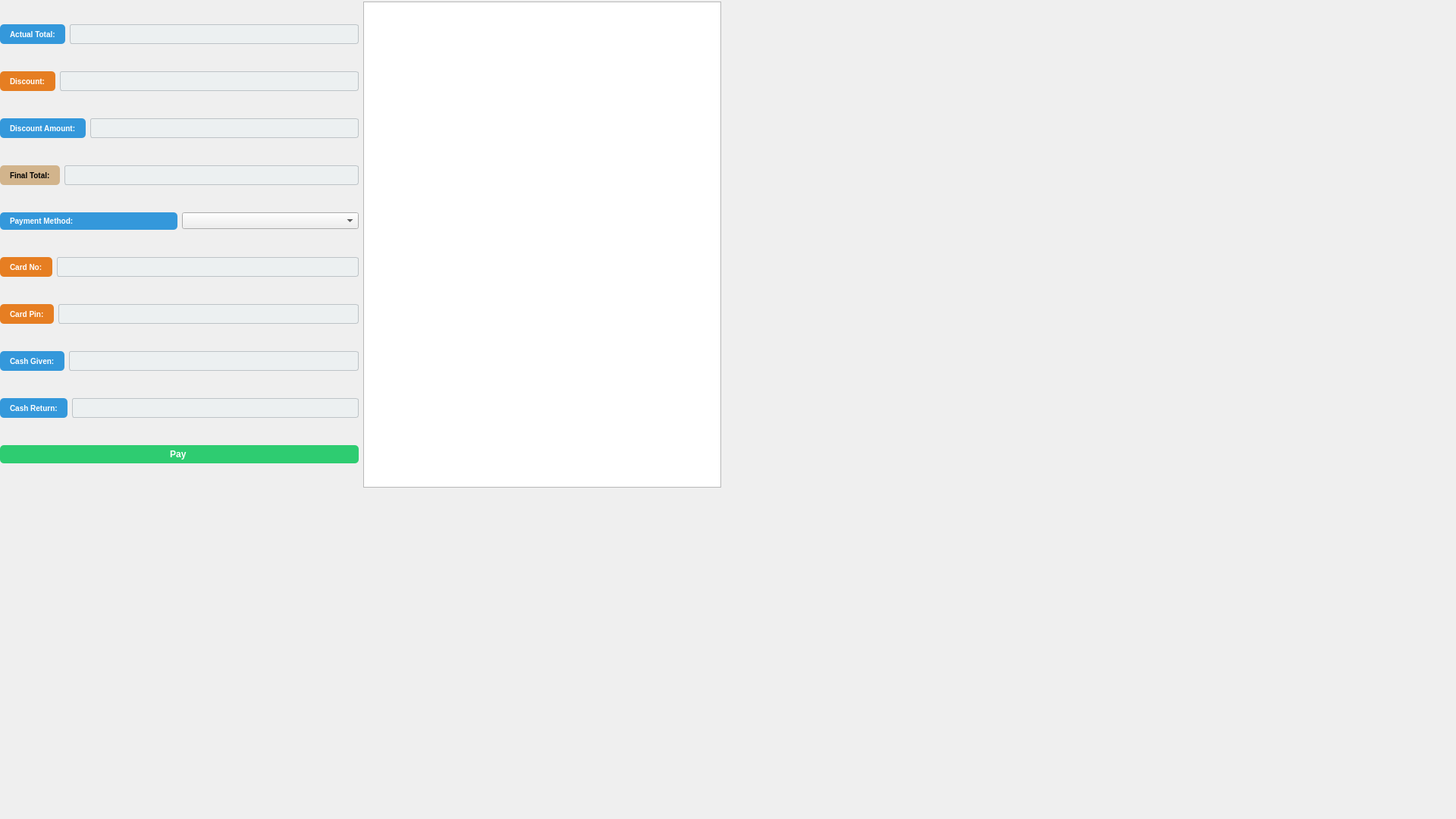
<?xml version="1.0" encoding="UTF-8"?>
<ui version="4.0">
 <class>payment</class>
 <widget class="QWidget" name="payment">
  <property name="geometry">
   <rect>
    <x>0</x>
    <y>0</y>
    <width>1920</width>
    <height>1080</height>
   </rect>
  </property>
  <property name="sizePolicy">
   <sizepolicy hsizetype="Expanding" vsizetype="Expanding">
    <horstretch>0</horstretch>
    <verstretch>0</verstretch>
   </sizepolicy>
  </property>
  <property name="minimumSize">
   <size>
    <width>300</width>
    <height>300</height>
   </size>
  </property>
  <property name="maximumSize">
   <size>
    <width>1920</width>
    <height>1080</height>
   </size>
  </property>
  <property name="windowTitle">
   <string>Dialog</string>
  </property>
  <property name="styleSheet">
   <string notr="true">background: qlineargradient(spread:pad, x1:0, y1:0, x2:1, y2:1,
                            stop:0 #e3f2fd, stop:1 #bbdefb);
</string>
  </property>
  <widget class="QWidget" name="layoutWidget">
   <property name="geometry">
    <rect>
     <x>0</x>
     <y>2</y>
     <width>951</width>
     <height>641</height>
    </rect>
   </property>
   <layout class="QHBoxLayout" name="horizontalLayout_11">
    <item>
     <layout class="QVBoxLayout" name="verticalLayout">
      <item>
       <layout class="QHBoxLayout" name="horizontalLayout_6">
        <item>
         <widget class="QLabel" name="label_5">
          <property name="styleSheet">
           <string notr="true">
QLabel {
background-color: #3498DB;  /* Medium gray */
color: white;

    border-radius: 5px;
    padding: 5px 10px;
font-size: 10px;
    font-weight: bold;
}
</string>
          </property>
          <property name="text">
           <string>Actual Total:</string>
          </property>
         </widget>
        </item>
        <item>
         <widget class="QLineEdit" name="lineEdit_actualTotal">
          <property name="styleSheet">
           <string notr="true">QLineEdit {
    background-color: #ECF0F1;
    color: #2C3E50;
    border: 1px solid #BDC3C7;
    border-radius: 3px;
    padding: 2px 4px;
    font-size: 12px;
    min-height: 20px; /* reduce height */
}

QLineEdit:focus {
    border: 1px solid #3498DB;
    background-color: #FFFFFF;
}

QLineEdit::placeholder {
    color: #95A5A6;
    font-style: italic;
}
</string>
          </property>
         </widget>
        </item>
       </layout>
      </item>
      <item>
       <layout class="QHBoxLayout" name="horizontalLayout_4">
        <item>
         <widget class="QLabel" name="label_6">
          <property name="styleSheet">
           <string notr="true">QLabel {
background-color: #E67E22;  /* Medium gray */
color: white;
 font-weight: bold;
font-size: 10px;
    border-radius: 5px;
    padding: 5px 10px;
}
</string>
          </property>
          <property name="text">
           <string>Discount:</string>
          </property>
         </widget>
        </item>
        <item>
         <widget class="QLineEdit" name="lineEdit_discountapplied">
          <property name="styleSheet">
           <string notr="true">QLineEdit {
    background-color: #ECF0F1;
    color: #2C3E50;
    border: 1px solid #BDC3C7;
    border-radius: 3px;
    padding: 2px 4px;
    font-size: 12px;
    min-height: 20px; /* reduce height */
}

QLineEdit:focus {
    border: 1px solid #3498DB;
    background-color: #FFFFFF;
}

QLineEdit::placeholder {
    color: #95A5A6;
    font-style: italic;
}
</string>
          </property>
         </widget>
        </item>
       </layout>
      </item>
      <item>
       <layout class="QHBoxLayout" name="horizontalLayout_3">
        <item>
         <widget class="QLabel" name="label_8">
          <property name="styleSheet">
           <string notr="true">
QLabel {
background-color: #3498DB;  /* Medium gray */
color: white;

    border-radius: 5px;
    padding: 5px 10px;
font-size: 10px;
    font-weight: bold;
}
</string>
          </property>
          <property name="text">
           <string>Discount Amount:</string>
          </property>
         </widget>
        </item>
        <item>
         <widget class="QLineEdit" name="lineEdit_discountAmount">
          <property name="styleSheet">
           <string notr="true">QLineEdit {
    background-color: #ECF0F1;
    color: #2C3E50;
    border: 1px solid #BDC3C7;
    border-radius: 3px;
    padding: 2px 4px;
    font-size: 12px;
    min-height: 20px; /* reduce height */
}

QLineEdit:focus {
    border: 1px solid #3498DB;
    background-color: #FFFFFF;
}

QLineEdit::placeholder {
    color: #95A5A6;
    font-style: italic;
}
</string>
          </property>
          <property name="inputMethodHints">
           <set>Qt::InputMethodHint::ImhNone</set>
          </property>
         </widget>
        </item>
       </layout>
      </item>
      <item>
       <layout class="QHBoxLayout" name="horizontalLayout_2">
        <item>
         <widget class="QLabel" name="label_7">
          <property name="styleSheet">
           <string notr="true">QLabel {
    background-color: #D2B48C;  /* Light brown (tan) */
    color: black;
 font-weight: bold;
font-size: 10px;
    border-radius: 5px;
    padding: 5px 10px;
}</string>
          </property>
          <property name="text">
           <string>Final Total:</string>
          </property>
         </widget>
        </item>
        <item>
         <widget class="QLineEdit" name="lineEdit_final_total">
          <property name="styleSheet">
           <string notr="true">QLineEdit {
    background-color: #ECF0F1;
    color: #2C3E50;
    border: 1px solid #BDC3C7;
    border-radius: 3px;
    padding: 2px 4px;
    font-size: 12px;
    min-height: 20px; /* reduce height */
}

QLineEdit:focus {
    border: 1px solid #3498DB;
    background-color: #FFFFFF;
}

QLineEdit::placeholder {
    color: #95A5A6;
    font-style: italic;
}
</string>
          </property>
         </widget>
        </item>
       </layout>
      </item>
      <item>
       <layout class="QHBoxLayout" name="horizontalLayout_5">
        <item>
         <widget class="QLabel" name="label_9">
          <property name="styleSheet">
           <string notr="true">
QLabel {
background-color: #3498DB;  /* Medium gray */
color: white;

    border-radius: 5px;
    padding: 5px 10px;
font-size: 10px;
    font-weight: bold;
}
</string>
          </property>
          <property name="text">
           <string>Payment Method:</string>
          </property>
         </widget>
        </item>
        <item>
         <widget class="QComboBox" name="comboBox_method">
          <property name="styleSheet">
           <string notr="true">QLineEdit {
    background-color: #ECF0F1;
    color: #2C3E50;
    border: 1px solid #BDC3C7;
    border-radius: 3px;
    padding: 2px 4px;
    font-size: 12px;
    min-height: 20px; /* reduce height */
}

QLineEdit:focus {
    border: 1px solid #3498DB;
    background-color: #FFFFFF;
}

QLineEdit::placeholder {
    color: #95A5A6;
    font-style: italic;
}
</string>
          </property>
         </widget>
        </item>
       </layout>
      </item>
      <item>
       <layout class="QHBoxLayout" name="horizontalLayout_7">
        <item>
         <widget class="QLabel" name="label">
          <property name="styleSheet">
           <string notr="true">QLabel {
background-color: #E67E22;  /* Medium gray */
color: white;
 font-weight: bold;
font-size: 10px;
    border-radius: 5px;
    padding: 5px 10px;
}
</string>
          </property>
          <property name="text">
           <string>Card No:</string>
          </property>
         </widget>
        </item>
        <item>
         <widget class="QLineEdit" name="lineEdit_cardnumber">
          <property name="styleSheet">
           <string notr="true">QLineEdit {
    background-color: #ECF0F1;
    color: #2C3E50;
    border: 1px solid #BDC3C7;
    border-radius: 3px;
    padding: 2px 4px;
    font-size: 12px;
    min-height: 20px; /* reduce height */
}

QLineEdit:focus {
    border: 1px solid #3498DB;
    background-color: #FFFFFF;
}

QLineEdit::placeholder {
    color: #95A5A6;
    font-style: italic;
}
</string>
          </property>
         </widget>
        </item>
       </layout>
      </item>
      <item>
       <layout class="QHBoxLayout" name="horizontalLayout_8">
        <item>
         <widget class="QLabel" name="label_2">
          <property name="styleSheet">
           <string notr="true">QLabel {
background-color: #E67E22;  /* Medium gray */
color: white;
 font-weight: bold;
font-size: 10px;
    border-radius: 5px;
    padding: 5px 10px;
}
</string>
          </property>
          <property name="text">
           <string>Card Pin:</string>
          </property>
         </widget>
        </item>
        <item>
         <widget class="QLineEdit" name="lineEdit_cardpin">
          <property name="styleSheet">
           <string notr="true">QLineEdit {
    background-color: #ECF0F1;
    color: #2C3E50;
    border: 1px solid #BDC3C7;
    border-radius: 3px;
    padding: 2px 4px;
    font-size: 12px;
    min-height: 20px; /* reduce height */
}

QLineEdit:focus {
    border: 1px solid #3498DB;
    background-color: #FFFFFF;
}

QLineEdit::placeholder {
    color: #95A5A6;
    font-style: italic;
}
</string>
          </property>
         </widget>
        </item>
       </layout>
      </item>
      <item>
       <layout class="QHBoxLayout" name="horizontalLayout_9">
        <item>
         <widget class="QLabel" name="label_3">
          <property name="styleSheet">
           <string notr="true">
QLabel {
background-color: #3498DB;  /* Medium gray */
color: white;

    border-radius: 5px;
    padding: 5px 10px;
font-size: 10px;
    font-weight: bold;
}
</string>
          </property>
          <property name="text">
           <string>Cash Given:</string>
          </property>
         </widget>
        </item>
        <item>
         <widget class="QLineEdit" name="lineEdit_cashgiven">
          <property name="styleSheet">
           <string notr="true">QLineEdit {
    background-color: #ECF0F1;
    color: #2C3E50;
    border: 1px solid #BDC3C7;
    border-radius: 3px;
    padding: 2px 4px;
    font-size: 12px;
    min-height: 20px; /* reduce height */
}

QLineEdit:focus {
    border: 1px solid #3498DB;
    background-color: #FFFFFF;
}

QLineEdit::placeholder {
    color: #95A5A6;
    font-style: italic;
}
</string>
          </property>
         </widget>
        </item>
       </layout>
      </item>
      <item>
       <layout class="QHBoxLayout" name="horizontalLayout_10">
        <item>
         <widget class="QLabel" name="label_4">
          <property name="styleSheet">
           <string notr="true">
QLabel {
background-color: #3498DB;  /* Medium gray */
color: white;

    border-radius: 5px;
    padding: 5px 10px;
font-size: 10px;
    font-weight: bold;
}
</string>
          </property>
          <property name="text">
           <string>Cash Return:</string>
          </property>
         </widget>
        </item>
        <item>
         <widget class="QLineEdit" name="lineEdit_returnAmount">
          <property name="styleSheet">
           <string notr="true">QLineEdit {
    background-color: #ECF0F1;
    color: #2C3E50;
    border: 1px solid #BDC3C7;
    border-radius: 3px;
    padding: 2px 4px;
    font-size: 12px;
    min-height: 20px; /* reduce height */
}

QLineEdit:focus {
    border: 1px solid #3498DB;
    background-color: #FFFFFF;
}

QLineEdit::placeholder {
    color: #95A5A6;
    font-style: italic;
}
</string>
          </property>
         </widget>
        </item>
       </layout>
      </item>
      <item>
       <layout class="QHBoxLayout" name="horizontalLayout">
        <item>
         <widget class="QPushButton" name="pushButton_paymeny">
          <property name="styleSheet">
           <string notr="true">QPushButton {
 background-color: #27AE60;  /* Emerald green */
    background-color: #2ECC71;  /* Light green */
;
font-weight: bold;
    color: white;
    border-radius: 5px;
    padding: 5px 10px;
}

QPushButton:hover {
background-color: #1E8449;  /* Darker shade of emerald green */

}
</string>
          </property>
          <property name="text">
           <string>Pay </string>
          </property>
          <property name="autoDefault">
           <bool>false</bool>
          </property>
         </widget>
        </item>
       </layout>
      </item>
     </layout>
    </item>
    <item>
     <widget class="QTextEdit" name="textEdit_receipt"/>
    </item>
   </layout>
  </widget>
 </widget>
 <resources/>
 <connections/>
</ui>
